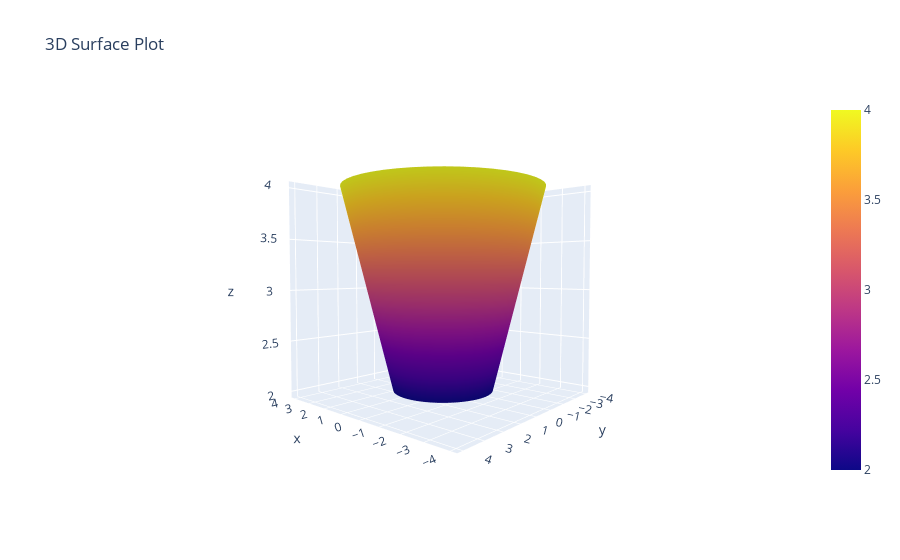

Notebook source saved alongside this figure:
### Code cell
fig = av.plot3d_parametric_surface(cone(rho, theta), 
                             (rho,2,4),(theta,0,2*np.pi))

fig

### Figure 1 — Plotly figure (JSON) as saved in the notebook; plotly's stock layout.template omitted (floating-point values rounded to 4 significant figures; data arrays with more than 128 entries replaced by an {"elided": "..."} marker saying what was removed)
{"data": [{"showlegend": false, "type": "surface", "x": {"elided": "50x50 float values"}, "y": {"elided": "50x50 float values"}, "z": {"elided": "50x50 float values"}}], "layout": {"autosize": true, "scene": {"aspectmode": "cube", "aspectratio": {"x": 1, "y": 1, "z": 1}, "camera": {"center": {"x": 0, "y": 0, "z": 0}, "eye": {"x": -1.428, "y": 1.625, "z": 0.08354}, "projection": {"type": "perspective"}, "up": {"x": 0, "y": 0, "z": 1}}}, "title": {"text": "3D Surface Plot"}, "xaxis": {"title": {"text": "X"}}, "yaxis": {"title": {"text": "Y"}}}}
